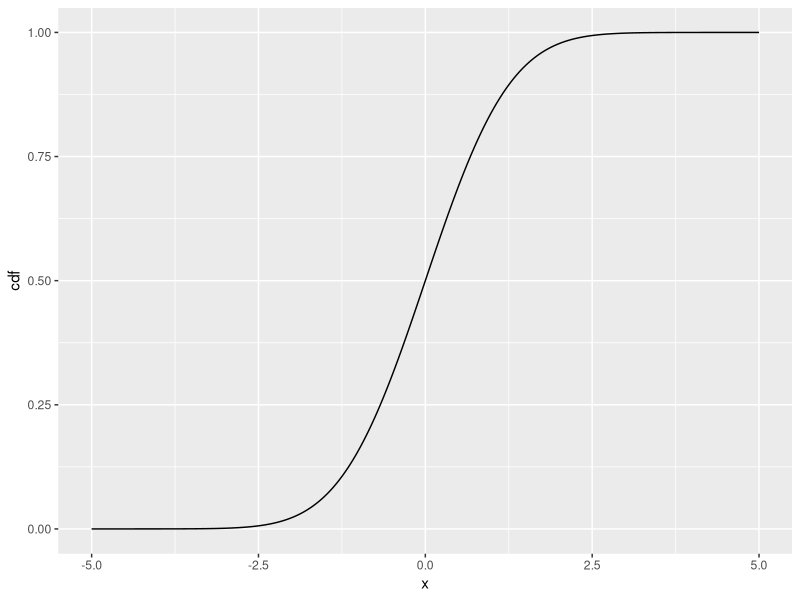
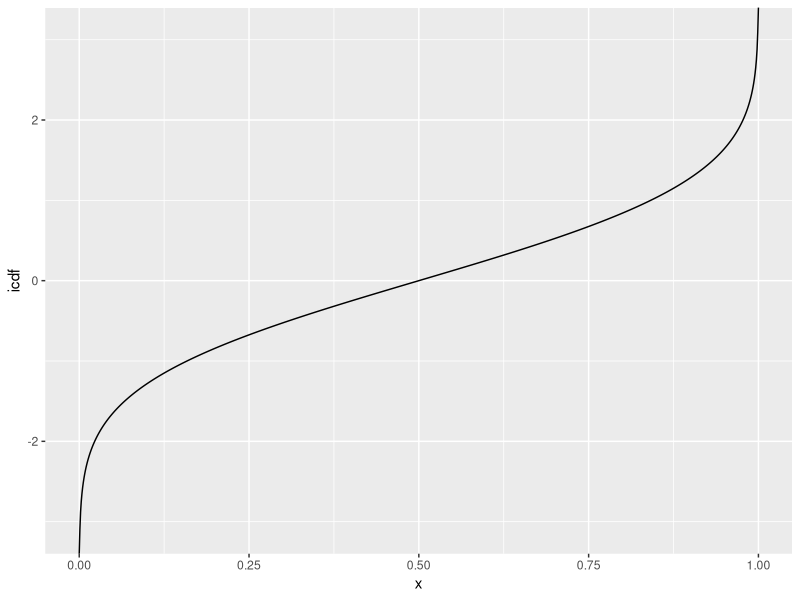
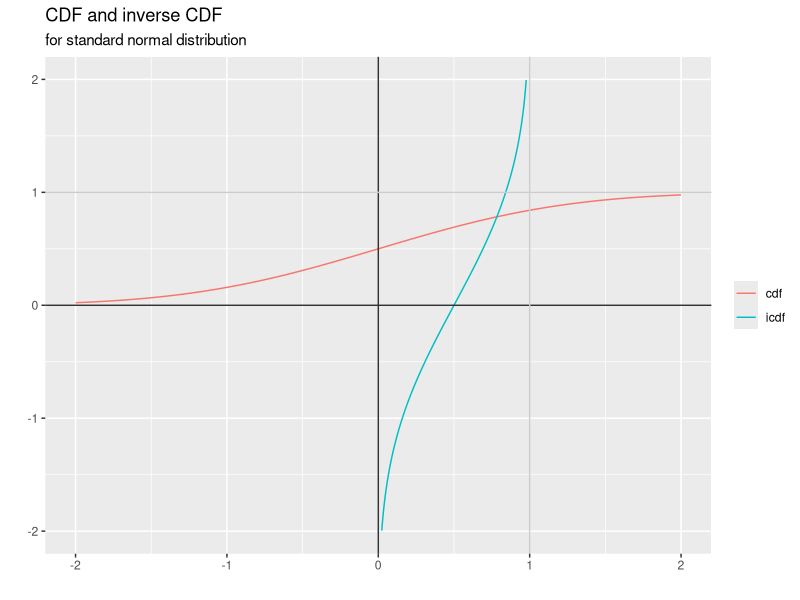

Generate these figures, in order, with R:
library(tidyverse)

dt1 <-
  tibble(x = seq(-5, 5, 0.001)) |>
  mutate(cdf = pnorm(x)) |>
  glimpse()

dt1 |>
  ggplot(aes(x, cdf)) +
  geom_line()


dt2 <-
  tibble(x = seq(0, 1, 0.001)) |>
  mutate(icdf = qnorm(x))

dt2 |>
  ggplot(aes(x, icdf)) +
  geom_line()

dt3 <-
  tibble(x = seq(-5, 5, 0.001)) |>
  mutate(cdf = pnorm(x)) |>
  mutate(icdf = qnorm(x))

dt3 |>
  pivot_longer(!x) |>
  ggplot(aes(x, value, color = name)) +
  geom_line() +
  xlim(-2, 2) +
  ylim(-2, 2) +
  geom_hline(yintercept = c(0), col = "gray20") +
  geom_vline(xintercept = c(0), col = "gray20") +
  geom_hline(yintercept = c(1), col = "gray80") +
  geom_vline(xintercept = c(1), col = "gray80") +
  labs(
    x = "",
    y = "",
    title = "CDF and inverse CDF",
    subtitle = "for standard normal distribution"
  ) +
  theme(legend.title = element_blank())
